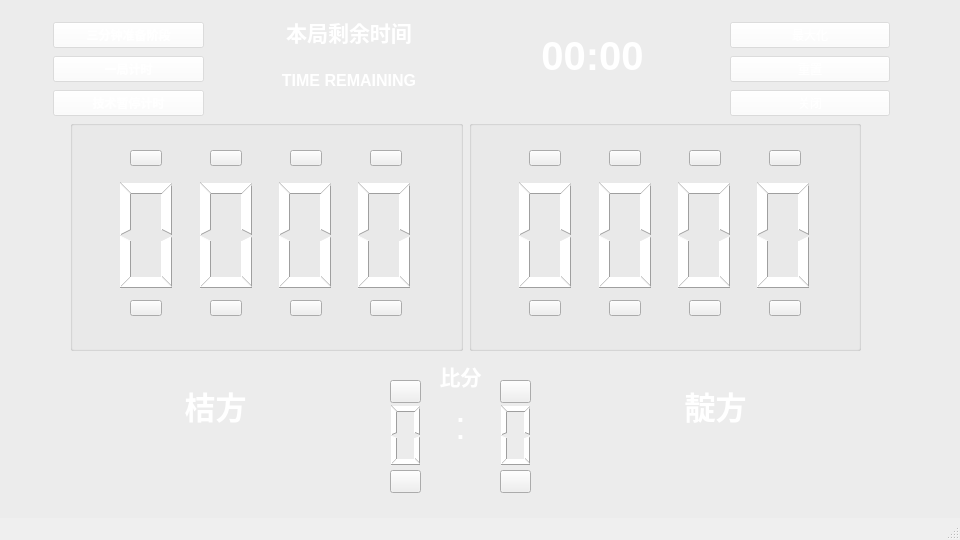
<?xml version="1.0" encoding="UTF-8"?>
<ui version="4.0">
 <class>counter</class>
 <widget class="QMainWindow" name="counter">
  <property name="windowModality">
   <enum>Qt::NonModal</enum>
  </property>
  <property name="geometry">
   <rect>
    <x>0</x>
    <y>0</y>
    <width>960</width>
    <height>540</height>
   </rect>
  </property>
  <property name="windowTitle">
   <string>counter</string>
  </property>
  <property name="styleSheet">
   <string notr="true">#counter{border-image:url(:/new/prefix1/img/back.jpg)}</string>
  </property>
  <widget class="QWidget" name="centralwidget">
   <widget class="QGroupBox" name="groupBox_3">
    <property name="enabled">
     <bool>true</bool>
    </property>
    <property name="geometry">
     <rect>
      <x>-10</x>
      <y>-10</y>
      <width>1021</width>
      <height>541</height>
     </rect>
    </property>
    <property name="styleSheet">
     <string notr="true">color: rgba(255, 255, 255, 0);</string>
    </property>
    <property name="title">
     <string/>
    </property>
    <widget class="QLabel" name="label_3">
     <property name="geometry">
      <rect>
       <x>610</x>
       <y>360</y>
       <width>231</width>
       <height>111</height>
      </rect>
     </property>
     <property name="font">
      <font>
       <pointsize>23</pointsize>
       <bold>true</bold>
      </font>
     </property>
     <property name="styleSheet">
      <string notr="true">color: rgb(255, 255, 255);</string>
     </property>
     <property name="text">
      <string>靛方</string>
     </property>
     <property name="alignment">
      <set>Qt::AlignCenter</set>
     </property>
    </widget>
    <widget class="QLCDNumber" name="blue_score_all">
     <property name="geometry">
      <rect>
       <x>380</x>
       <y>410</y>
       <width>71</width>
       <height>71</height>
      </rect>
     </property>
     <property name="styleSheet">
      <string notr="true">color: rgb(255, 255, 255);</string>
     </property>
     <property name="frameShape">
      <enum>QFrame::NoFrame</enum>
     </property>
     <property name="lineWidth">
      <number>0</number>
     </property>
     <property name="digitCount">
      <number>1</number>
     </property>
    </widget>
    <widget class="QPushButton" name="blue_score_down">
     <property name="geometry">
      <rect>
       <x>400</x>
       <y>480</y>
       <width>31</width>
       <height>23</height>
      </rect>
     </property>
     <property name="sizePolicy">
      <sizepolicy hsizetype="Fixed" vsizetype="Fixed">
       <horstretch>0</horstretch>
       <verstretch>0</verstretch>
      </sizepolicy>
     </property>
     <property name="styleSheet">
      <string notr="true">border-image: url(:/new/prefix1/img/下_down.png);</string>
     </property>
     <property name="text">
      <string/>
     </property>
    </widget>
    <widget class="QLabel" name="label_2">
     <property name="geometry">
      <rect>
       <x>450</x>
       <y>400</y>
       <width>41</width>
       <height>71</height>
      </rect>
     </property>
     <property name="font">
      <font>
       <pointsize>29</pointsize>
      </font>
     </property>
     <property name="styleSheet">
      <string notr="true">color: rgb(255, 255, 255);</string>
     </property>
     <property name="text">
      <string>:</string>
     </property>
     <property name="alignment">
      <set>Qt::AlignCenter</set>
     </property>
    </widget>
    <widget class="QLabel" name="label">
     <property name="geometry">
      <rect>
       <x>420</x>
       <y>370</y>
       <width>101</width>
       <height>31</height>
      </rect>
     </property>
     <property name="font">
      <font>
       <pointsize>16</pointsize>
       <bold>true</bold>
      </font>
     </property>
     <property name="styleSheet">
      <string notr="true">color: rgb(255, 255, 255);</string>
     </property>
     <property name="text">
      <string>比分</string>
     </property>
     <property name="alignment">
      <set>Qt::AlignCenter</set>
     </property>
    </widget>
    <widget class="QPushButton" name="red_score_up">
     <property name="geometry">
      <rect>
       <x>510</x>
       <y>390</y>
       <width>31</width>
       <height>23</height>
      </rect>
     </property>
     <property name="styleSheet">
      <string notr="true">border-image: url(:/new/prefix1/img/上_up.png);</string>
     </property>
     <property name="text">
      <string/>
     </property>
    </widget>
    <widget class="QLCDNumber" name="red_score_all">
     <property name="geometry">
      <rect>
       <x>490</x>
       <y>410</y>
       <width>71</width>
       <height>71</height>
      </rect>
     </property>
     <property name="styleSheet">
      <string notr="true">color: rgb(255, 255, 255);</string>
     </property>
     <property name="frameShape">
      <enum>QFrame::NoFrame</enum>
     </property>
     <property name="lineWidth">
      <number>0</number>
     </property>
     <property name="digitCount">
      <number>1</number>
     </property>
     <property name="segmentStyle">
      <enum>QLCDNumber::Filled</enum>
     </property>
    </widget>
    <widget class="QPushButton" name="red_score_down">
     <property name="geometry">
      <rect>
       <x>510</x>
       <y>480</y>
       <width>31</width>
       <height>23</height>
      </rect>
     </property>
     <property name="sizePolicy">
      <sizepolicy hsizetype="Fixed" vsizetype="Fixed">
       <horstretch>0</horstretch>
       <verstretch>0</verstretch>
      </sizepolicy>
     </property>
     <property name="styleSheet">
      <string notr="true">border-image: url(:/new/prefix1/img/下_down.png);</string>
     </property>
     <property name="text">
      <string/>
     </property>
    </widget>
    <widget class="QLabel" name="label_4">
     <property name="geometry">
      <rect>
       <x>110</x>
       <y>360</y>
       <width>231</width>
       <height>111</height>
      </rect>
     </property>
     <property name="font">
      <font>
       <pointsize>23</pointsize>
       <bold>true</bold>
      </font>
     </property>
     <property name="styleSheet">
      <string notr="true">color: rgb(255, 255, 255);</string>
     </property>
     <property name="text">
      <string>桔方</string>
     </property>
     <property name="alignment">
      <set>Qt::AlignCenter</set>
     </property>
    </widget>
    <widget class="QPushButton" name="blue_score_up">
     <property name="geometry">
      <rect>
       <x>400</x>
       <y>390</y>
       <width>31</width>
       <height>23</height>
      </rect>
     </property>
     <property name="styleSheet">
      <string notr="true">border-image: url(:/new/prefix1/img/上_up.png);</string>
     </property>
     <property name="text">
      <string/>
     </property>
    </widget>
    <widget class="QWidget" name="layoutWidget">
     <property name="geometry">
      <rect>
       <x>63</x>
       <y>30</y>
       <width>151</width>
       <height>100</height>
      </rect>
     </property>
     <layout class="QVBoxLayout" name="verticalLayout_2">
      <item>
       <widget class="QPushButton" name="time_3min">
        <property name="font">
         <font>
          <bold>true</bold>
         </font>
        </property>
        <property name="autoFillBackground">
         <bool>false</bool>
        </property>
        <property name="styleSheet">
         <string notr="true">color: rgb(255, 255, 255);background-color: rgba(255, 255, 255, 100);</string>
        </property>
        <property name="text">
         <string>三分钟准备阶段</string>
        </property>
       </widget>
      </item>
      <item>
       <widget class="QPushButton" name="time_all">
        <property name="font">
         <font>
          <bold>true</bold>
         </font>
        </property>
        <property name="autoFillBackground">
         <bool>false</bool>
        </property>
        <property name="styleSheet">
         <string notr="true">color: rgb(255, 255, 255);background-color: rgba(255, 255, 255, 100);</string>
        </property>
        <property name="text">
         <string>一局计时</string>
        </property>
       </widget>
      </item>
      <item>
       <widget class="QPushButton" name="time_tech_stop">
        <property name="font">
         <font>
          <bold>true</bold>
         </font>
        </property>
        <property name="autoFillBackground">
         <bool>false</bool>
        </property>
        <property name="styleSheet">
         <string notr="true">color: rgb(255, 255, 255);background-color: rgba(255, 255, 255, 100);</string>
        </property>
        <property name="text">
         <string>技术暂停计时</string>
        </property>
       </widget>
      </item>
     </layout>
    </widget>
    <widget class="QWidget" name="layoutWidget">
     <property name="geometry">
      <rect>
       <x>240</x>
       <y>20</y>
       <width>481</width>
       <height>91</height>
      </rect>
     </property>
     <layout class="QHBoxLayout" name="horizontalLayout_7">
      <item>
       <layout class="QVBoxLayout" name="verticalLayout">
        <item>
         <widget class="QLabel" name="rest_time_CN">
          <property name="font">
           <font>
            <family>黑体</family>
            <pointsize>16</pointsize>
            <bold>true</bold>
           </font>
          </property>
          <property name="autoFillBackground">
           <bool>false</bool>
          </property>
          <property name="styleSheet">
           <string notr="true">color: rgb(255, 255, 255);</string>
          </property>
          <property name="text">
           <string>本局剩余时间</string>
          </property>
          <property name="alignment">
           <set>Qt::AlignCenter</set>
          </property>
         </widget>
        </item>
        <item>
         <widget class="QLabel" name="rest_time_EN">
          <property name="font">
           <font>
            <pointsize>12</pointsize>
            <bold>true</bold>
           </font>
          </property>
          <property name="autoFillBackground">
           <bool>false</bool>
          </property>
          <property name="styleSheet">
           <string notr="true">color: rgb(255, 255, 255);</string>
          </property>
          <property name="text">
           <string>TIME REMAINING</string>
          </property>
          <property name="alignment">
           <set>Qt::AlignCenter</set>
          </property>
         </widget>
        </item>
       </layout>
      </item>
      <item>
       <widget class="QLabel" name="time">
        <property name="font">
         <font>
          <pointsize>30</pointsize>
          <bold>true</bold>
         </font>
        </property>
        <property name="autoFillBackground">
         <bool>false</bool>
        </property>
        <property name="styleSheet">
         <string notr="true">color: rgb(255, 255, 255);</string>
        </property>
        <property name="text">
         <string>00:00</string>
        </property>
        <property name="alignment">
         <set>Qt::AlignCenter</set>
        </property>
       </widget>
      </item>
     </layout>
    </widget>
    <widget class="QWidget" name="layoutWidget">
     <property name="geometry">
      <rect>
       <x>80</x>
       <y>130</y>
       <width>791</width>
       <height>231</height>
      </rect>
     </property>
     <layout class="QHBoxLayout" name="horizontalLayout_8">
      <item>
       <widget class="QGroupBox" name="groupBox">
        <property name="enabled">
         <bool>true</bool>
        </property>
        <property name="title">
         <string/>
        </property>
        <widget class="QWidget" name="layoutWidget">
         <property name="geometry">
          <rect>
           <x>40</x>
           <y>50</y>
           <width>311</width>
           <height>131</height>
          </rect>
         </property>
         <layout class="QHBoxLayout" name="horizontalLayout_6">
          <item>
           <widget class="QLCDNumber" name="blue_4">
            <property name="autoFillBackground">
             <bool>false</bool>
            </property>
            <property name="styleSheet">
             <string notr="true">color: rgb(255, 255, 255);</string>
            </property>
            <property name="frameShape">
             <enum>QFrame::NoFrame</enum>
            </property>
            <property name="frameShadow">
             <enum>QFrame::Sunken</enum>
            </property>
            <property name="lineWidth">
             <number>4</number>
            </property>
            <property name="smallDecimalPoint">
             <bool>false</bool>
            </property>
            <property name="digitCount">
             <number>1</number>
            </property>
            <property name="segmentStyle">
             <enum>QLCDNumber::Filled</enum>
            </property>
            <property name="value" stdset="0">
             <double>0.000000000000000</double>
            </property>
            <property name="intValue" stdset="0">
             <number>0</number>
            </property>
           </widget>
          </item>
          <item>
           <widget class="QLCDNumber" name="blue_3">
            <property name="autoFillBackground">
             <bool>false</bool>
            </property>
            <property name="styleSheet">
             <string notr="true">color: rgb(255, 255, 255);</string>
            </property>
            <property name="frameShape">
             <enum>QFrame::NoFrame</enum>
            </property>
            <property name="frameShadow">
             <enum>QFrame::Sunken</enum>
            </property>
            <property name="lineWidth">
             <number>4</number>
            </property>
            <property name="smallDecimalPoint">
             <bool>false</bool>
            </property>
            <property name="digitCount">
             <number>1</number>
            </property>
            <property name="segmentStyle">
             <enum>QLCDNumber::Filled</enum>
            </property>
            <property name="value" stdset="0">
             <double>0.000000000000000</double>
            </property>
            <property name="intValue" stdset="0">
             <number>0</number>
            </property>
           </widget>
          </item>
          <item>
           <widget class="QLCDNumber" name="blue_2">
            <property name="autoFillBackground">
             <bool>false</bool>
            </property>
            <property name="styleSheet">
             <string notr="true">color: rgb(255, 255, 255);</string>
            </property>
            <property name="frameShape">
             <enum>QFrame::NoFrame</enum>
            </property>
            <property name="frameShadow">
             <enum>QFrame::Sunken</enum>
            </property>
            <property name="lineWidth">
             <number>4</number>
            </property>
            <property name="smallDecimalPoint">
             <bool>false</bool>
            </property>
            <property name="digitCount">
             <number>1</number>
            </property>
            <property name="segmentStyle">
             <enum>QLCDNumber::Filled</enum>
            </property>
            <property name="value" stdset="0">
             <double>0.000000000000000</double>
            </property>
            <property name="intValue" stdset="0">
             <number>0</number>
            </property>
           </widget>
          </item>
          <item>
           <widget class="QLCDNumber" name="blue_1">
            <property name="autoFillBackground">
             <bool>false</bool>
            </property>
            <property name="styleSheet">
             <string notr="true">color: rgb(255, 255, 255);</string>
            </property>
            <property name="frameShape">
             <enum>QFrame::NoFrame</enum>
            </property>
            <property name="frameShadow">
             <enum>QFrame::Sunken</enum>
            </property>
            <property name="lineWidth">
             <number>4</number>
            </property>
            <property name="smallDecimalPoint">
             <bool>false</bool>
            </property>
            <property name="digitCount">
             <number>1</number>
            </property>
            <property name="segmentStyle">
             <enum>QLCDNumber::Filled</enum>
            </property>
            <property name="value" stdset="0">
             <double>0.000000000000000</double>
            </property>
            <property name="intValue" stdset="0">
             <number>0</number>
            </property>
           </widget>
          </item>
         </layout>
        </widget>
        <widget class="QPushButton" name="blue_butten_up_2">
         <property name="geometry">
          <rect>
           <x>220</x>
           <y>30</y>
           <width>32</width>
           <height>16</height>
          </rect>
         </property>
         <property name="sizePolicy">
          <sizepolicy hsizetype="Fixed" vsizetype="Fixed">
           <horstretch>0</horstretch>
           <verstretch>0</verstretch>
          </sizepolicy>
         </property>
         <property name="styleSheet">
          <string notr="true">border-image: url(:/new/prefix1/img/上_up.png);</string>
         </property>
         <property name="text">
          <string/>
         </property>
        </widget>
        <widget class="QPushButton" name="blue_butten_up_1">
         <property name="geometry">
          <rect>
           <x>300</x>
           <y>30</y>
           <width>32</width>
           <height>16</height>
          </rect>
         </property>
         <property name="sizePolicy">
          <sizepolicy hsizetype="Fixed" vsizetype="Fixed">
           <horstretch>0</horstretch>
           <verstretch>0</verstretch>
          </sizepolicy>
         </property>
         <property name="styleSheet">
          <string notr="true">border-image: url(:/new/prefix1/img/上_up.png);</string>
         </property>
         <property name="text">
          <string/>
         </property>
        </widget>
        <widget class="QPushButton" name="blue_butten_up_4">
         <property name="enabled">
          <bool>true</bool>
         </property>
         <property name="geometry">
          <rect>
           <x>60</x>
           <y>30</y>
           <width>32</width>
           <height>16</height>
          </rect>
         </property>
         <property name="sizePolicy">
          <sizepolicy hsizetype="Fixed" vsizetype="Fixed">
           <horstretch>0</horstretch>
           <verstretch>0</verstretch>
          </sizepolicy>
         </property>
         <property name="styleSheet">
          <string notr="true">border-image: url(:/new/prefix1/img/上_up.png);</string>
         </property>
         <property name="text">
          <string/>
         </property>
         <property name="autoDefault">
          <bool>false</bool>
         </property>
        </widget>
        <widget class="QPushButton" name="blue_butten_up_3">
         <property name="geometry">
          <rect>
           <x>140</x>
           <y>30</y>
           <width>32</width>
           <height>16</height>
          </rect>
         </property>
         <property name="sizePolicy">
          <sizepolicy hsizetype="Fixed" vsizetype="Fixed">
           <horstretch>0</horstretch>
           <verstretch>0</verstretch>
          </sizepolicy>
         </property>
         <property name="styleSheet">
          <string notr="true">border-image: url(:/new/prefix1/img/上_up.png);</string>
         </property>
         <property name="text">
          <string/>
         </property>
        </widget>
        <widget class="QPushButton" name="blue_butten_down_1">
         <property name="geometry">
          <rect>
           <x>300</x>
           <y>180</y>
           <width>32</width>
           <height>16</height>
          </rect>
         </property>
         <property name="sizePolicy">
          <sizepolicy hsizetype="Fixed" vsizetype="Fixed">
           <horstretch>0</horstretch>
           <verstretch>0</verstretch>
          </sizepolicy>
         </property>
         <property name="styleSheet">
          <string notr="true">border-image: url(:/new/prefix1/img/下_down.png);</string>
         </property>
         <property name="text">
          <string/>
         </property>
        </widget>
        <widget class="QPushButton" name="blue_butten_down_3">
         <property name="geometry">
          <rect>
           <x>140</x>
           <y>180</y>
           <width>32</width>
           <height>16</height>
          </rect>
         </property>
         <property name="sizePolicy">
          <sizepolicy hsizetype="Fixed" vsizetype="Fixed">
           <horstretch>0</horstretch>
           <verstretch>0</verstretch>
          </sizepolicy>
         </property>
         <property name="styleSheet">
          <string notr="true">border-image: url(:/new/prefix1/img/下_down.png);</string>
         </property>
         <property name="text">
          <string/>
         </property>
        </widget>
        <widget class="QPushButton" name="blue_butten_down_4">
         <property name="geometry">
          <rect>
           <x>60</x>
           <y>180</y>
           <width>32</width>
           <height>16</height>
          </rect>
         </property>
         <property name="sizePolicy">
          <sizepolicy hsizetype="Fixed" vsizetype="Fixed">
           <horstretch>0</horstretch>
           <verstretch>0</verstretch>
          </sizepolicy>
         </property>
         <property name="styleSheet">
          <string notr="true">border-image: url(:/new/prefix1/img/下_down.png);</string>
         </property>
         <property name="text">
          <string/>
         </property>
        </widget>
        <widget class="QPushButton" name="blue_butten_down_2">
         <property name="geometry">
          <rect>
           <x>220</x>
           <y>180</y>
           <width>32</width>
           <height>16</height>
          </rect>
         </property>
         <property name="sizePolicy">
          <sizepolicy hsizetype="Fixed" vsizetype="Fixed">
           <horstretch>0</horstretch>
           <verstretch>0</verstretch>
          </sizepolicy>
         </property>
         <property name="styleSheet">
          <string notr="true">border-image: url(:/new/prefix1/img/下_down.png);</string>
         </property>
         <property name="text">
          <string/>
         </property>
        </widget>
       </widget>
      </item>
      <item>
       <widget class="QGroupBox" name="groupBox_2">
        <property name="title">
         <string/>
        </property>
        <property name="alignment">
         <set>Qt::AlignCenter</set>
        </property>
        <widget class="QWidget" name="layoutWidget">
         <property name="geometry">
          <rect>
           <x>40</x>
           <y>50</y>
           <width>311</width>
           <height>131</height>
          </rect>
         </property>
         <layout class="QHBoxLayout" name="horizontalLayout">
          <item>
           <widget class="QLCDNumber" name="red_4">
            <property name="autoFillBackground">
             <bool>false</bool>
            </property>
            <property name="styleSheet">
             <string notr="true">color: rgb(255, 255, 255);</string>
            </property>
            <property name="frameShape">
             <enum>QFrame::NoFrame</enum>
            </property>
            <property name="frameShadow">
             <enum>QFrame::Sunken</enum>
            </property>
            <property name="lineWidth">
             <number>4</number>
            </property>
            <property name="smallDecimalPoint">
             <bool>false</bool>
            </property>
            <property name="digitCount">
             <number>1</number>
            </property>
            <property name="segmentStyle">
             <enum>QLCDNumber::Filled</enum>
            </property>
            <property name="value" stdset="0">
             <double>0.000000000000000</double>
            </property>
            <property name="intValue" stdset="0">
             <number>0</number>
            </property>
           </widget>
          </item>
          <item>
           <widget class="QLCDNumber" name="red_3">
            <property name="autoFillBackground">
             <bool>false</bool>
            </property>
            <property name="styleSheet">
             <string notr="true">color: rgb(255, 255, 255);</string>
            </property>
            <property name="frameShape">
             <enum>QFrame::NoFrame</enum>
            </property>
            <property name="frameShadow">
             <enum>QFrame::Sunken</enum>
            </property>
            <property name="lineWidth">
             <number>4</number>
            </property>
            <property name="smallDecimalPoint">
             <bool>false</bool>
            </property>
            <property name="digitCount">
             <number>1</number>
            </property>
            <property name="segmentStyle">
             <enum>QLCDNumber::Filled</enum>
            </property>
            <property name="value" stdset="0">
             <double>0.000000000000000</double>
            </property>
            <property name="intValue" stdset="0">
             <number>0</number>
            </property>
           </widget>
          </item>
          <item>
           <widget class="QLCDNumber" name="red_2">
            <property name="autoFillBackground">
             <bool>false</bool>
            </property>
            <property name="styleSheet">
             <string notr="true">color: rgb(255, 255, 255);</string>
            </property>
            <property name="frameShape">
             <enum>QFrame::NoFrame</enum>
            </property>
            <property name="frameShadow">
             <enum>QFrame::Sunken</enum>
            </property>
            <property name="lineWidth">
             <number>4</number>
            </property>
            <property name="smallDecimalPoint">
             <bool>false</bool>
            </property>
            <property name="digitCount">
             <number>1</number>
            </property>
            <property name="segmentStyle">
             <enum>QLCDNumber::Filled</enum>
            </property>
            <property name="value" stdset="0">
             <double>0.000000000000000</double>
            </property>
            <property name="intValue" stdset="0">
             <number>0</number>
            </property>
           </widget>
          </item>
          <item>
           <widget class="QLCDNumber" name="red_1">
            <property name="autoFillBackground">
             <bool>false</bool>
            </property>
            <property name="styleSheet">
             <string notr="true">color: rgb(255, 255, 255);</string>
            </property>
            <property name="frameShape">
             <enum>QFrame::NoFrame</enum>
            </property>
            <property name="frameShadow">
             <enum>QFrame::Raised</enum>
            </property>
            <property name="lineWidth">
             <number>0</number>
            </property>
            <property name="smallDecimalPoint">
             <bool>false</bool>
            </property>
            <property name="digitCount">
             <number>1</number>
            </property>
            <property name="segmentStyle">
             <enum>QLCDNumber::Filled</enum>
            </property>
            <property name="value" stdset="0">
             <double>0.000000000000000</double>
            </property>
            <property name="intValue" stdset="0">
             <number>0</number>
            </property>
           </widget>
          </item>
         </layout>
        </widget>
        <widget class="QPushButton" name="red_butten_up_3">
         <property name="geometry">
          <rect>
           <x>140</x>
           <y>30</y>
           <width>32</width>
           <height>16</height>
          </rect>
         </property>
         <property name="sizePolicy">
          <sizepolicy hsizetype="Fixed" vsizetype="Fixed">
           <horstretch>0</horstretch>
           <verstretch>0</verstretch>
          </sizepolicy>
         </property>
         <property name="styleSheet">
          <string notr="true">border-image: url(:/new/prefix1/img/上_up.png);</string>
         </property>
         <property name="text">
          <string/>
         </property>
        </widget>
        <widget class="QPushButton" name="red_butten_up_1">
         <property name="geometry">
          <rect>
           <x>300</x>
           <y>30</y>
           <width>32</width>
           <height>16</height>
          </rect>
         </property>
         <property name="sizePolicy">
          <sizepolicy hsizetype="Fixed" vsizetype="Fixed">
           <horstretch>0</horstretch>
           <verstretch>0</verstretch>
          </sizepolicy>
         </property>
         <property name="styleSheet">
          <string notr="true">border-image: url(:/new/prefix1/img/上_up.png);</string>
         </property>
         <property name="text">
          <string/>
         </property>
        </widget>
        <widget class="QPushButton" name="red_butten_up_4">
         <property name="enabled">
          <bool>true</bool>
         </property>
         <property name="geometry">
          <rect>
           <x>60</x>
           <y>30</y>
           <width>32</width>
           <height>16</height>
          </rect>
         </property>
         <property name="sizePolicy">
          <sizepolicy hsizetype="Fixed" vsizetype="Fixed">
           <horstretch>0</horstretch>
           <verstretch>0</verstretch>
          </sizepolicy>
         </property>
         <property name="styleSheet">
          <string notr="true">border-image: url(:/new/prefix1/img/上_up.png);</string>
         </property>
         <property name="text">
          <string/>
         </property>
        </widget>
        <widget class="QPushButton" name="red_butten_up_2">
         <property name="geometry">
          <rect>
           <x>220</x>
           <y>30</y>
           <width>32</width>
           <height>16</height>
          </rect>
         </property>
         <property name="sizePolicy">
          <sizepolicy hsizetype="Fixed" vsizetype="Fixed">
           <horstretch>0</horstretch>
           <verstretch>0</verstretch>
          </sizepolicy>
         </property>
         <property name="styleSheet">
          <string notr="true">border-image: url(:/new/prefix1/img/上_up.png);</string>
         </property>
         <property name="text">
          <string/>
         </property>
        </widget>
        <widget class="QPushButton" name="red_butten_down_4">
         <property name="geometry">
          <rect>
           <x>60</x>
           <y>180</y>
           <width>32</width>
           <height>16</height>
          </rect>
         </property>
         <property name="sizePolicy">
          <sizepolicy hsizetype="Fixed" vsizetype="Fixed">
           <horstretch>0</horstretch>
           <verstretch>0</verstretch>
          </sizepolicy>
         </property>
         <property name="styleSheet">
          <string notr="true">border-image: url(:/new/prefix1/img/下_down.png);</string>
         </property>
         <property name="text">
          <string/>
         </property>
        </widget>
        <widget class="QPushButton" name="red_butten_down_1">
         <property name="geometry">
          <rect>
           <x>300</x>
           <y>180</y>
           <width>32</width>
           <height>16</height>
          </rect>
         </property>
         <property name="sizePolicy">
          <sizepolicy hsizetype="Fixed" vsizetype="Fixed">
           <horstretch>0</horstretch>
           <verstretch>0</verstretch>
          </sizepolicy>
         </property>
         <property name="styleSheet">
          <string notr="true">border-image: url(:/new/prefix1/img/下_down.png);</string>
         </property>
         <property name="text">
          <string/>
         </property>
        </widget>
        <widget class="QPushButton" name="red_butten_down_3">
         <property name="geometry">
          <rect>
           <x>140</x>
           <y>180</y>
           <width>32</width>
           <height>16</height>
          </rect>
         </property>
         <property name="sizePolicy">
          <sizepolicy hsizetype="Fixed" vsizetype="Fixed">
           <horstretch>0</horstretch>
           <verstretch>0</verstretch>
          </sizepolicy>
         </property>
         <property name="styleSheet">
          <string notr="true">border-image: url(:/new/prefix1/img/下_down.png);</string>
         </property>
         <property name="text">
          <string/>
         </property>
        </widget>
        <widget class="QPushButton" name="red_butten_down_2">
         <property name="geometry">
          <rect>
           <x>220</x>
           <y>180</y>
           <width>32</width>
           <height>16</height>
          </rect>
         </property>
         <property name="sizePolicy">
          <sizepolicy hsizetype="Fixed" vsizetype="Fixed">
           <horstretch>0</horstretch>
           <verstretch>0</verstretch>
          </sizepolicy>
         </property>
         <property name="styleSheet">
          <string notr="true">border-image: url(:/new/prefix1/img/下_down.png);</string>
         </property>
         <property name="text">
          <string/>
         </property>
        </widget>
       </widget>
      </item>
     </layout>
    </widget>
    <widget class="QWidget" name="verticalLayoutWidget">
     <property name="geometry">
      <rect>
       <x>740</x>
       <y>30</y>
       <width>160</width>
       <height>100</height>
      </rect>
     </property>
     <layout class="QVBoxLayout" name="verticalLayout_3">
      <item>
       <widget class="QPushButton" name="all_screen">
        <property name="styleSheet">
         <string notr="true">color: rgb(255, 255, 255);background-color: rgba(255, 255, 255, 100);</string>
        </property>
        <property name="text">
         <string>最大化</string>
        </property>
       </widget>
      </item>
      <item>
       <widget class="QPushButton" name="reset">
        <property name="styleSheet">
         <string notr="true">color: rgb(255, 255, 255);background-color: rgba(255, 255, 255, 100);</string>
        </property>
        <property name="text">
         <string>重置</string>
        </property>
       </widget>
      </item>
      <item>
       <widget class="QPushButton" name="exit">
        <property name="styleSheet">
         <string notr="true">color: rgb(255, 255, 255);background-color: rgba(255, 255, 255, 100);</string>
        </property>
        <property name="text">
         <string>关闭</string>
        </property>
       </widget>
      </item>
     </layout>
    </widget>
   </widget>
  </widget>
  <widget class="QMenuBar" name="menubar">
   <property name="geometry">
    <rect>
     <x>0</x>
     <y>0</y>
     <width>960</width>
     <height>25</height>
    </rect>
   </property>
  </widget>
  <widget class="QStatusBar" name="statusbar"/>
 </widget>
 <resources/>
 <connections/>
</ui>
